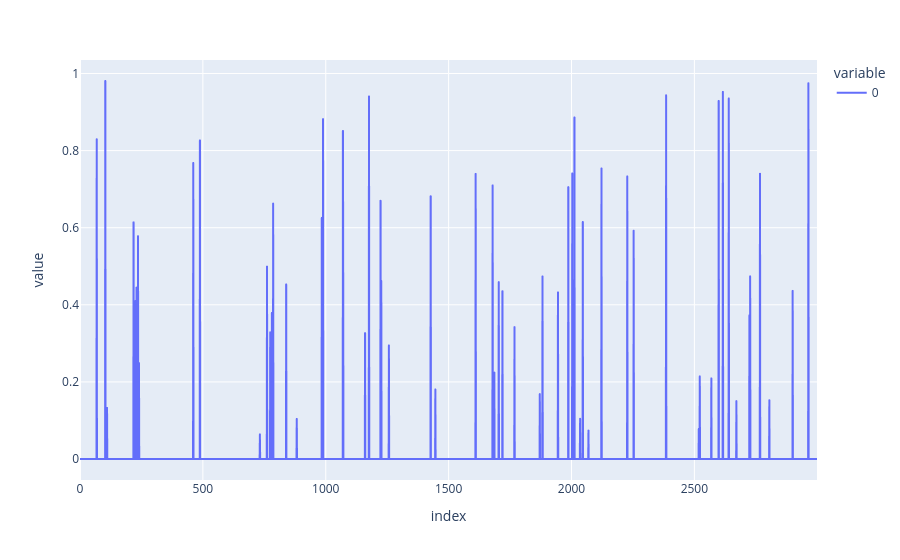

Notebook code for this chart:
### Code cell
px.line(generator.U_[:control_size].T)

### Figure 1 — Plotly figure (JSON) as saved in the notebook; plotly's stock layout.template omitted (floating-point values rounded to 4 significant figures; data arrays with more than 128 entries replaced by an {"elided": "..."} marker saying what was removed)
{"data": [{"hovertemplate": "variable=0<br>index=%{x}<br>value=%{y}<extra></extra>", "legendgroup": "0", "line": {"color": "#636efa", "dash": "solid"}, "marker": {"symbol": "circle"}, "mode": "lines", "name": "0", "showlegend": true, "type": "scattergl", "x": {"elided": "3000 int values"}, "xaxis": "x", "y": {"elided": "3000 float values"}, "yaxis": "y"}], "layout": {"legend": {"title": {"text": "variable"}, "tracegroupgap": 0}, "margin": {"t": 60}, "xaxis": {"anchor": "y", "domain": [0, 1], "title": {"text": "index"}}, "yaxis": {"anchor": "x", "domain": [0, 1], "title": {"text": "value"}}}}
